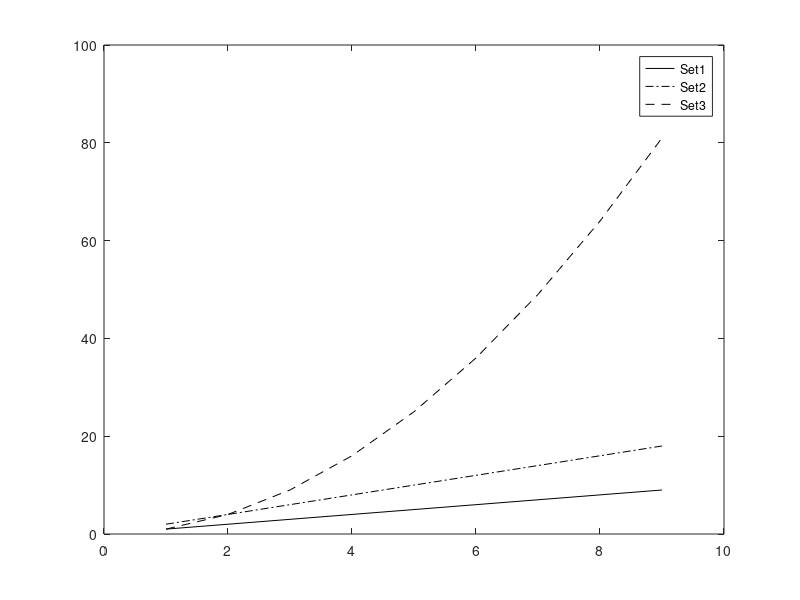

The MATLAB script that drew this image:
%This script was created to show text data input and graphing.
%It opens the file "graphthis.txt" from the current MATLAB working
%directory.

fid = fopen('graphthis.txt', 'rt');

n = fscanf(fid,'Sets=%d\n');
p = fscanf(fid,'Pts per set=%d\n');
data=zeros(n,2,p);


for i = 1:n
    names{i} = fscanf(fid,'%s',1);
    data(i,:,:)=fscanf(fid,'%g %g',[2,p]);
end

fclose('all');

hold off

set(0,'DefaultAxesColorOrder',[0 0 0],...
      'DefaultAxesLineStyleOrder','-|-.|--|:')

x=zeros(p);
y=zeros(p);

for i=1:n
    
    for j=1:p
        x(j)=data(i,1,j);
        y(j)=data(i,2,j);
    end
    plot(x,y)
    hold all
end
hold off
legend(names{:})